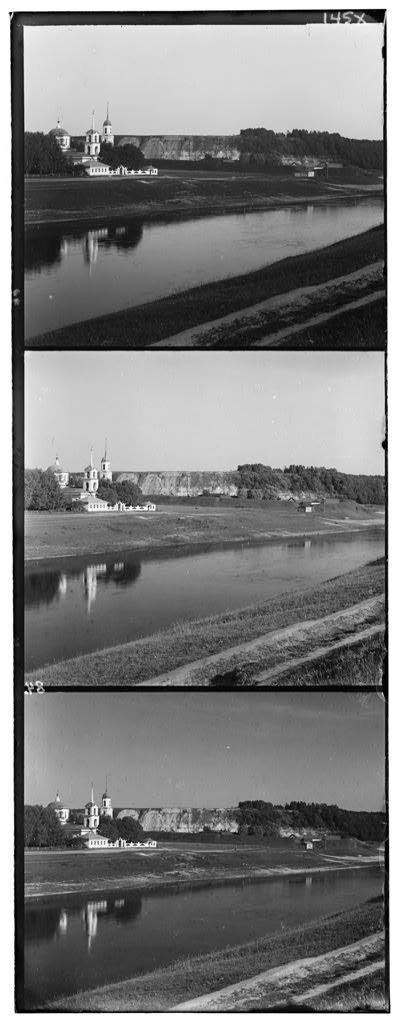
#> input picture Data/00125v.jpg, 400 x 1024 px
$ python -i GenColor_FFT.py   (imports and definitions only)
#> lines starting #> are read from the running program, lines starting #| are printed output that depends on the picture
#> further down, picture is the input picture: shape (1024, 400, 3); min 0, max 255, mean 124.2
import numpy as np
import cv2
import matplotlib.pyplot as plt
import os
import time

#FFT algo
def align_fft(b, gr):
    #using Gaussian filter to highlight edges here
    # b_filtered = cv2.filter2D(b, -1, cv2.getGaussianKernel(ksize=5, sigma=1))
    # gr_filtered = cv2.filter2D(gr, -1, cv2.getGaussianKernel(ksize=5, sigma=1))
    b_filtered=b
    gr_filtered=gr
    #apply FFT
    fft_b = np.fft.fft2(b_filtered)
    fft_gr = np.fft.fft2(gr_filtered)

    #apply fft shift
    fft_b_shift = np.fft.fftshift(fft_b)
    fft_gr_shift = np.fft.fftshift(fft_gr)

    #conjugate
    fft_gr_conj = np.conjugate(fft_gr_shift)
    product=fft_b_shift*fft_gr_conj

    #apply inverse fft - to get peak location
    inverse_fft=np.fft.ifft2(product/(np.abs(product) + 1e-8))
    inverse_fft_shift=np.fft.ifftshift(inverse_fft)
    corr=np.abs(inverse_fft_shift)

    #displacement obtained from peak of correlation
    max_loc=np.unravel_index(np.argmax(corr),corr.shape)
    dx,dy=max_loc[0] - b.shape[0] // 2, max_loc[1] - b.shape[1] // 2

    return dx,dy,corr

def colorize_img_fft(img):
    #Split the image into B,G,R
    h_each=img.shape[0] // 3
#> h_each = 341
    b=img[:h_each, :]
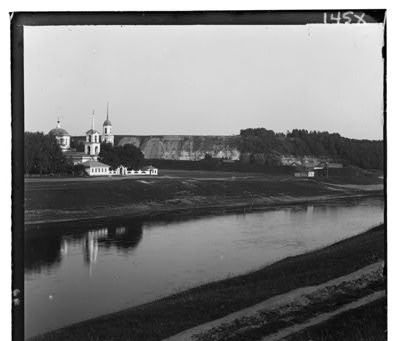
#> b: shape (341, 400, 3); min 0, max 255, mean 125.9
    g=img[h_each:2*h_each, :]
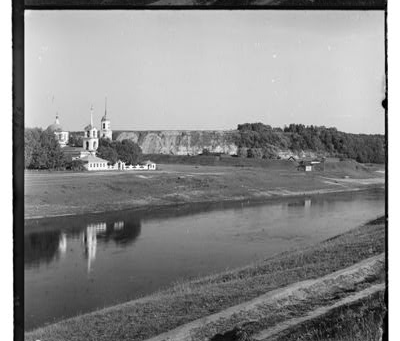
#> g: shape (341, 400, 3); min 0, max 255, mean 139.3
    r=img[2*h_each:, :]
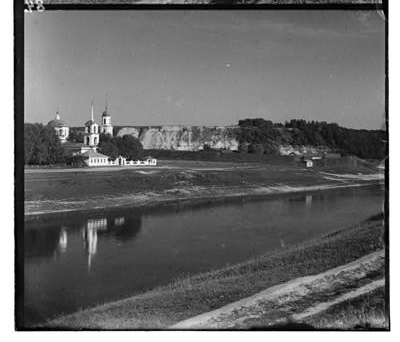
#> r: shape (342, 400, 3); min 0, max 255, mean 107.3

    ########resize###########   in case total height isn't a multiple of 3
    if not (b.shape[0] == g.shape[0] == r.shape[0]):
        r = cv2.resize(r, (b.shape[1], b.shape[0]))
#> r: shape (341, 400, 3)

    #align green-blue
    ti=time.time()
    dx_g,dy_g,correlation_g=align_fft(b, g)
#> in align_fft, `corr=np.abs(inverse_fft_shift)`:
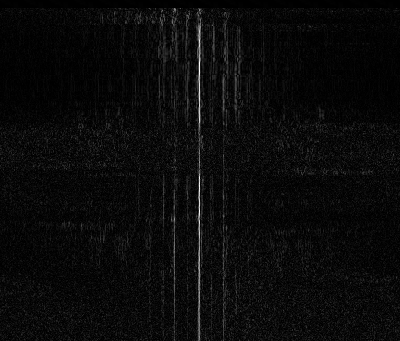
#> corr: shape (341, 400, 3) float64; mean of channels 0, 1, 2 0.0103, 0.0103, 0.0103; drawn with min black and max white
#> in align_fft, `max_loc=np.unravel_index(np.argmax(corr),corr.shape)`: max_loc = (71, 199, 2)
#> in align_fft, `dx,dy=max_loc[0] - b.shape[0] // 2, max_loc[1] - b.shape[1] // 2`: dx = -99; dy = -1
#> dx_g = -99; dy_g = -1
    g_aligned=np.roll(g,shift=(dx_g,dy_g),axis=(0,1))   #applying the disp found
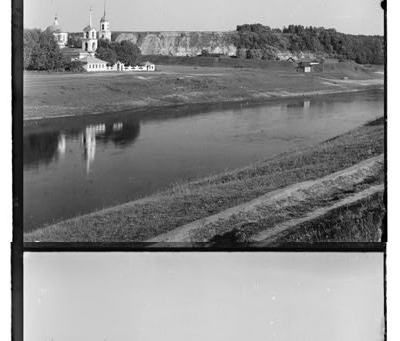
#> g_aligned: shape (341, 400, 3); min 0, max 255, mean 139.3

    #align red-blue
    dx_r,dy_r,correlation_r=align_fft(b, r)
#> in align_fft (call 2), `corr=np.abs(inverse_fft_shift)`:
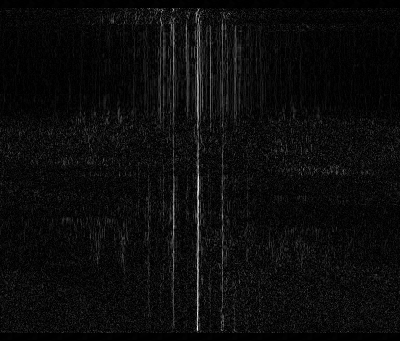
#> corr: shape (341, 400, 3) float64; mean of channels 0, 1, 2 0.0104, 0.0104, 0.0104; drawn with min black and max white
#> in align_fft (call 2), `max_loc=np.unravel_index(np.argmax(corr),corr.shape)`: max_loc = (328, 197, 0)
#> in align_fft (call 2), `dx,dy=max_loc[0] - b.shape[0] // 2, max_loc[1] - b.shape[1] // 2`: dx = 158; dy = -3
#> dx_r = 158; dy_r = -3
    tf=time.time()
    print(tf-ti)
    r_aligned=np.roll(r, shift=(dx_r, dy_r), axis=(0, 1))   #applying the disp found
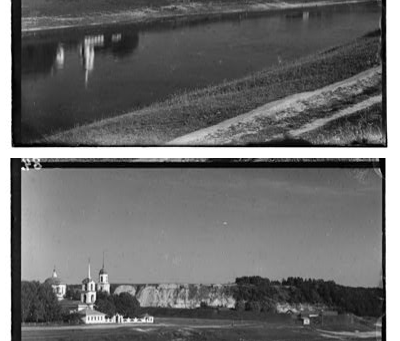
#> r_aligned: shape (341, 400, 3); min 0, max 255, mean 107.2

    #merging
    final_img=cv2.merge([b,g_aligned,r_aligned])

    return final_img,(dx_g,dy_g),(dx_r,dy_r),correlation_g,correlation_r

def viz_correlation(correlation, title):
    plt.imshow(correlation,cmap='hot')
    plt.title(title)
    plt.colorbar()
    plt.show()

def main():
    filepath="your path"
    img=cv2.imread(filepath,cv2.IMREAD_GRAYSCALE)

    #FFT-based colorizing
    final_img,disp_g,disp_r,correlation_g,correlation_r=colorize_img_fft(img)

    #save
    file_name = os.path.splitext(os.path.basename(filepath))[0]
    savefilename="yourpath" + file_name + ".jpg"
    cv2.imwrite(savefilename, final_img)

    #viz
    viz_correlation(correlation_g,"Green Channel Correlation")
    viz_correlation(correlation_r,"Red Channel Correlation")

    cv2.imshow("Final Aligned Image",final_img)
    cv2.waitKey(0)
    cv2.destroyAllWindows()

    #print best displacements for G,R channels against B
    print("Best displacement against Blue:  Green={}  |  Red={}".format(disp_g,disp_r))

# [2 lines not run here, left out]

>>> import cv2
>>> picture = cv2.imread('Data/00125v.jpg')
>>> result = colorize_img_fft(picture)
#> result = 5 items

$ run again, on Data/00153v.jpg
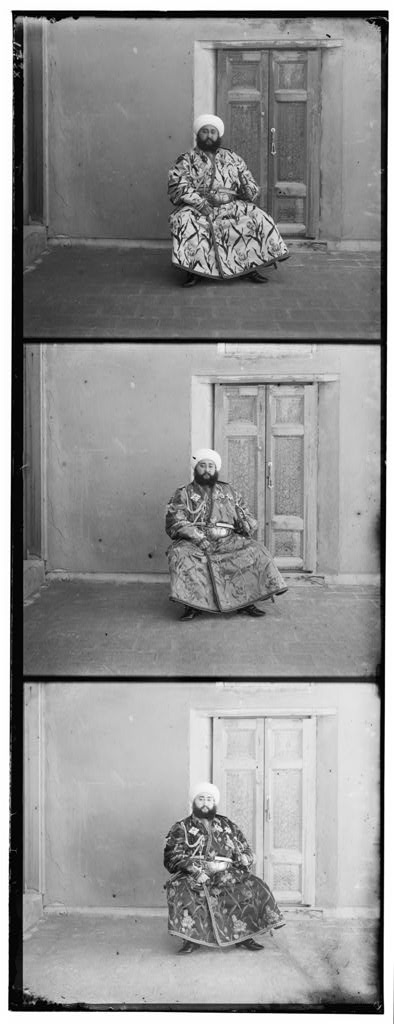
#> input picture Data/00153v.jpg, 394 x 1024 px
#> picture is the input picture: shape (1024, 394, 3); min 0, max 255, mean 145.2
#> max_loc = (284, 199, 2)
#> dx = 114; dy = 2
#> dx_g = 114; dy_g = 2
#> in align_fft (call 2), `corr=np.abs(inverse_fft_shift)`:
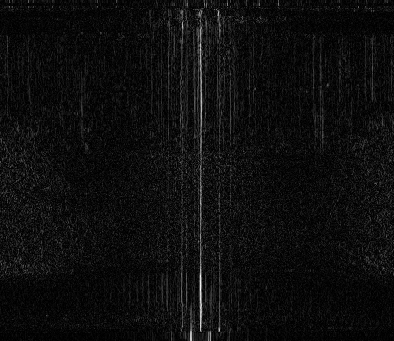
#> corr: shape (341, 394, 3) float64; mean of channels 0, 1, 2 0.0115, 0.0115, 0.0115; drawn with min black and max white
#> max_loc = (289, 200, 2)
#> dx = 119; dy = 3
#> dx_r = 119; dy_r = 3
#> in colorize_img_fft, `r_aligned=np.roll(r, shift=(dx_r, dy_r), axis=(0, 1))`:
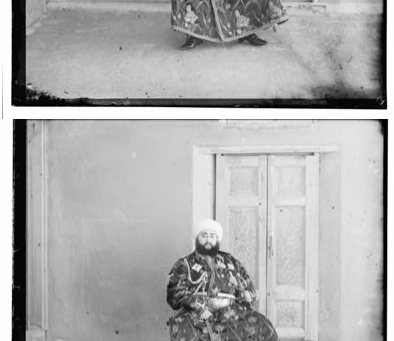
#> r_aligned: shape (341, 394, 3); min 0, max 255, mean 173.2
#> result = 5 items

$ run again, on Data/00351v.jpg
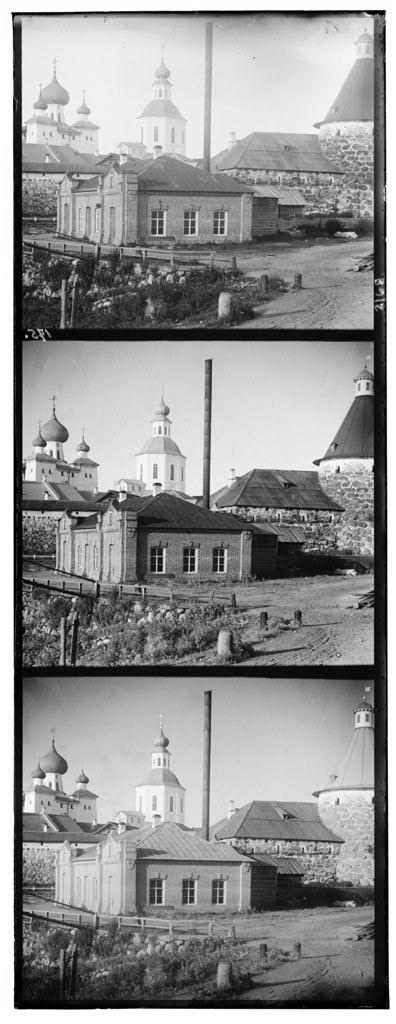
#> input picture Data/00351v.jpg, 396 x 1024 px
#> picture is the input picture: shape (1024, 396, 3); min 0, max 255, mean 146.8
#> max_loc = (334, 197, 1)
#> dx = 164; dy = -1
#> dx_g = 164; dy_g = -1
#> dx_r = -155; dy_r = -2
#> in colorize_img_fft, `r_aligned=np.roll(r, shift=(dx_r, dy_r), axis=(0, 1))`:
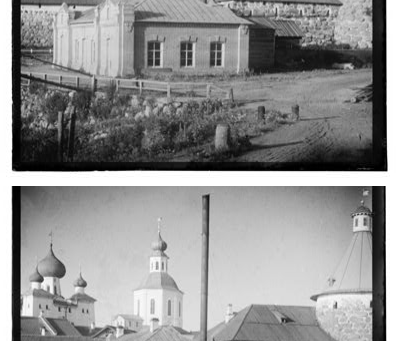
#> r_aligned: shape (341, 396, 3); min 0, max 255, mean 145.1
#> result = 5 items
